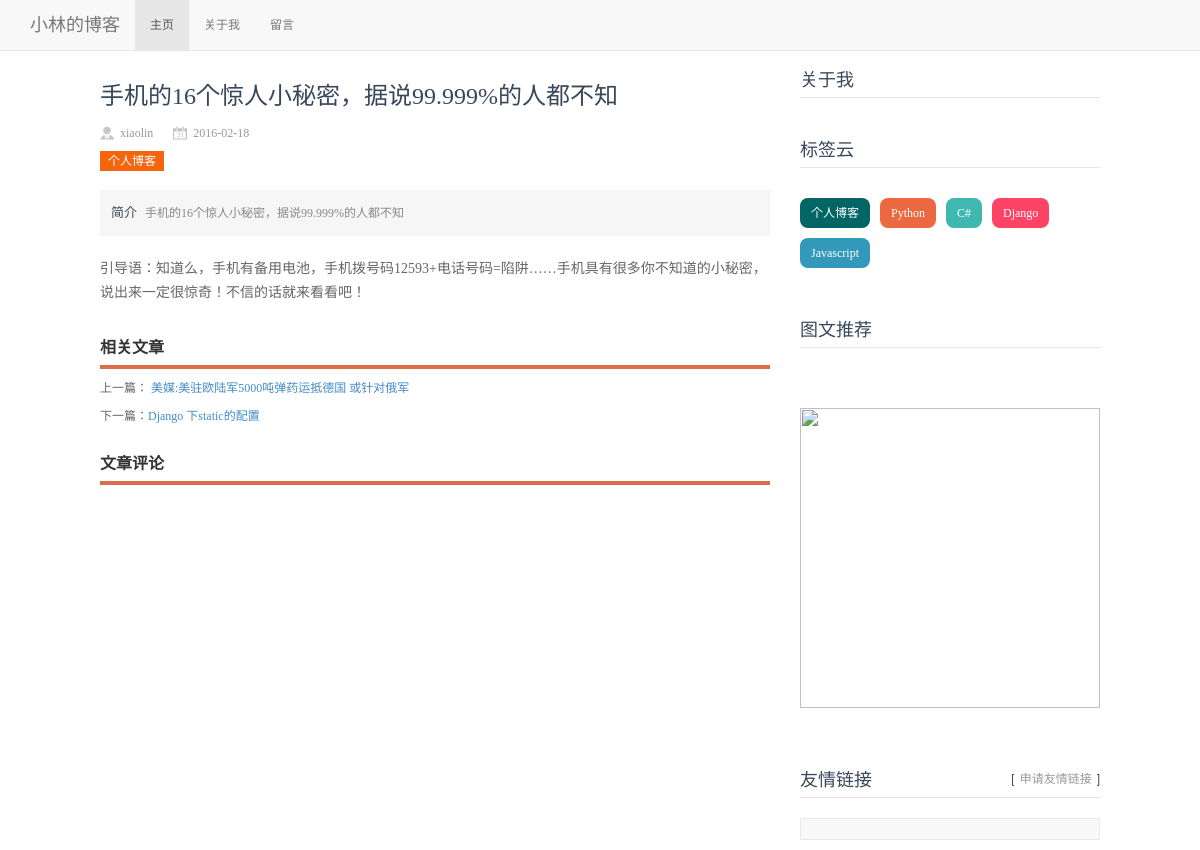
The app's page /blog/4/ with its own data.
### Blog/models.py (models this page shows, shortened)
class Blog(models.Model):
    caption=models.CharField('标题',max_length=50)
    author=models.ForeignKey(Author)
    tags=models.ManyToManyField(Tag,blank=True)
    content=models.TextField('内容')
    publish_time=models.DateTimeField('发表时间',auto_now_add=True)
    update_time=models.DateTimeField('更新时间',auto_now=True)
    def get_authorname(self,obj):
        return obj.author.name
    get_authorname.short_description='作者'
    def get_absolute_url(self):
        path = reverse('detailblog', kwargs={'id':self.id})
        return "http://127.0.0.1:8080%s" % path
    class Meta:
        ordering = ['-publish_time']
        verbose_name = '博客'
        verbose_name_plural = '博客'

class Author(models.Model):
    name=models.CharField('名字',max_length=30)
    email=models.EmailField('邮箱',blank=True)
    website=models.URLField('博客',blank=True)
    class Meta:
        verbose_name = '作者'
        verbose_name_plural = '作者'

class Tag(models.Model):
    tag_name=models.CharField('标签',max_length=20,blank=True)
    create_time=models.DateTimeField('创建时间',auto_now_add=True)
    class Meta:
        verbose_name = '标签'
        verbose_name_plural = '标签'

### Blog/views.py (the view)
# urls.py: url(r'^blog/(?P<id>\d+)/$','Blog.views.bolg',name='detailblog')
def bolg(request,id=''):
    prev=False
    next=False
    tags=Tag.objects.all()
    try:
        blog=Blog.objects.get(id=id)
        if int(id)!=1:
            next=Blog.objects.get(id=int(id)-1)
        blogs=Blog.objects.all()
        if int(id)+1<=blogs[0].id:
            prev=Blog.objects.get(id=int(id)+1)
    except Blog.DoesNotExist:
        raise Http404
    return render_to_response('blog_show.html',{'blog':blog,'prev':prev,'next':next,'tags':tags})

### Blog/templates/blog_show.html (shortened to what this page needs)
﻿{% extends  'base.html'%}
{% block content %}
<div class="l_box f_l">
    <div class="topnews">
        <div class="news_title">{{blog.caption}}</div>
        <div class="news_author">
            <span class="au01">{{blog.author.name}}</span><span class="au02">{{blog.publish_time|date:"Y-m-d"}}</span>
            <strong class="au04 f_r"><span class="ds-thread-count" data-thread-key="{{blog.id}}" data-count-type="comments"></span></strong>
        </div>
        <div class="tags">
            {% for tag in blog.tags.all%}
            <a>{{tag.tag_name}}</a>
            {% endfor %}
        </div>
        <div class="news_about">
            <strong>简介</strong>{{blog.caption}}
        </div>
        <div class="news_content">
            <ul>
                <p class="pageLink">
                    {{blog.content|safe}}
                </p>
            </ul>
        </div>
        <div class="otherlink">
            <h2>相关文章</h2>
            <ul>
                {% if prev %}
                <p>
                    上一篇： <a href="{% url 'detailblog' id=prev.id %}">{{prev.caption}}</a>
                </p>
                {% else %}
                <p>
                    <a href="/index/">返回首页</a>
                </p>
                {% endif%}
                {% if next %}
                <p>
                    下一篇：<a href="{% url 'detailblog' id=next.id %}">{{next.caption}}</a>
                </p>
                {% else %}
                <p>
                    <a href="/index/">返回首页</a>
                </p>
                {% endif%}
            </ul>
        </div>
        <div class="news_pl">
            <h2>文章评论</h2>
        </div>
    </div>
</div>
<div class="r_box f_r">
    <div class="tit01">
        <h3>关于我</h3>
    </div>
    <div class="cloud">
        <h3>标签云</h3>
        <ul>
            {% for tag in tags%}
            <li><a href="/">{{tag.tag_name}}</a></li>
            {%endfor%}
        </ul>
    </div>
    <div class="tuwen">
        <h3>图文推荐</h3>
    </div>
    <div class="ad">
        <img src="">
    </div>
    <div class="links">
        <h3>
            <span>[<a href="/">申请友情链接</a>]</span>友情链接
        </h3>
        <ul></ul>
    </div>
</div>
    {% endblock %}

### Blog/static/css/base.css (style rules this page uses)
* { margin: 0; padding: 0 }
body { font: 12px/1.5 'Microsoft Yahei', 'Simsun'; color: #666666; background: #fff }
img { border: 0; display: block }
ul { list-style: none; }
h1, h2, h3, h4, h5, h6 { font-size: 100%; font-weight: normal; }
a { outline: none; }
.f_l { float: left }
.f_r { float: right }
.l_box { width: 670px; }
.r_box { width: 300px; }
.cloud { width: 100%; clear: both; overflow: hidden }
.cloud h3 { line-height: 40px; color: #38485A; font-size: 18px; border-bottom: 1px solid #E6E6E6; height: 40px; }
.cloud ul { margin: 20px 0 }
.cloud ul li { line-height: 24px;display: block; background: #999; float: left; padding: 3px 11px; margin: 10px 10px 0 0; border-radius: 8px; -moz-transition: all 0.5s; -webkit-transition: all 0.5s; -o-transition: all 0.5s; transition: all 0.5s; }
.cloud ul li a { color: #FFF }
.cloud ul li:nth-child(8n-7) { background: #8A9B0F }
.cloud ul li:nth-child(8n-6) { background: #EB6841 }
.cloud ul li:nth-child(8n-5) { background: #3FB8AF }
.cloud ul li:nth-child(8n-4) { background: #FE4365 }
.cloud ul li:nth-child(8n-3) { background: #FC9D9A }
.cloud ul li:first-child { background: #036564 }
.cloud ul li:last-child { background: #3299BB }

### Blog/static/css/index.css (style rules this page uses)
.topnews { margin: 20px 0; }
.topnews h2 { font-size: 16px; font-weight: bold; line-height: 36px; color: #333; border-bottom: #db6d4c 4px solid; }
.tit01 h3 { line-height: 40px; color: #38485A; font-size: 18px; border-bottom: 1px solid #E6E6E6; height: 40px }
.tuwen { width: 100%; clear: both; overflow: hidden; margin: 20px 0 }
.tuwen h3 { line-height: 40px; color: #38485A; font-size: 18px; border-bottom: 1px solid #E6E6E6; height: 40px; margin-bottom: 30px }
.ad { width: 300px; overflow: hidden; margin: 30px 0 }
.ad img { width: 300px; }
.links { width: 100%; overflow: hidden; clear: both }
.links h3 { line-height: 40px; color: #38485A; font-size: 18px; border-bottom: 1px solid #E6E6E6; height: 40px; margin-bottom: 20px }
.links h3 span { float: right; font-size: 12px; }
.links h3 span a { color: #999; padding: 0 5px }
.links ul { background: #f9f9f9; padding: 10px; overflow: hidden; border: #e9e9e9 1px solid }
.news_title { font-size: 24px; font-weight: 400; padding: 20px 0 10px 0; color: #38485A; }
.news_author { width: 100%; color: #999999; line-height: 18px; }
.news_author span { margin-right: 20px; padding-left: 20px; }
.au01 { background: url(../images/author2.png) no-repeat left center; }
.au02 { background: url(../images/date.png) no-repeat left center; }
.au04 { font-weight: normal; }
.f_r { float: right; }
.tags { margin: 10px 0; }
.tags a { background: #F4650E; padding: 3px 8px; margin: 0 5px 0 0; color: #fff; }
.news_about { color: #888888; border: 1px solid #F3F3F3; padding: 10px; margin: 20px auto 15px auto; line-height: 23px; background: none repeat 0 0 #F6F6F6; }
.news_about strong { color: #38485A; font-weight: 400 !important; font-size: 13px; padding-right: 8px; }
.news_content { line-height: 24px; font-size: 14px; }
.news_content p { overflow: hidden; padding-bottom: 4px; padding-top: 6px; word-wrap: break-word; }

### records on screen
Blog: caption "手机的16个惊人小秘密，据说99.999%的人都不知", author.name "xiaolin", publish_time "2016-02-18", content "引导语：知道么，手机有备用电池，手机拨号码12593+电话号码=陷阱……手机具有很多你不知道的小秘密，说出来一定很惊奇！不信的话就来看看吧！"
Tag: tag_name "个人博客"
Blog: caption "美媒:美驻欧陆军5000吨弹药运抵德国 或针对俄军"
Blog: caption "Django 下static的配置"
Tag: tag_name "Python"
Tag: tag_name "C#"
Tag: tag_name "Django"
Tag: tag_name "Javascript"
